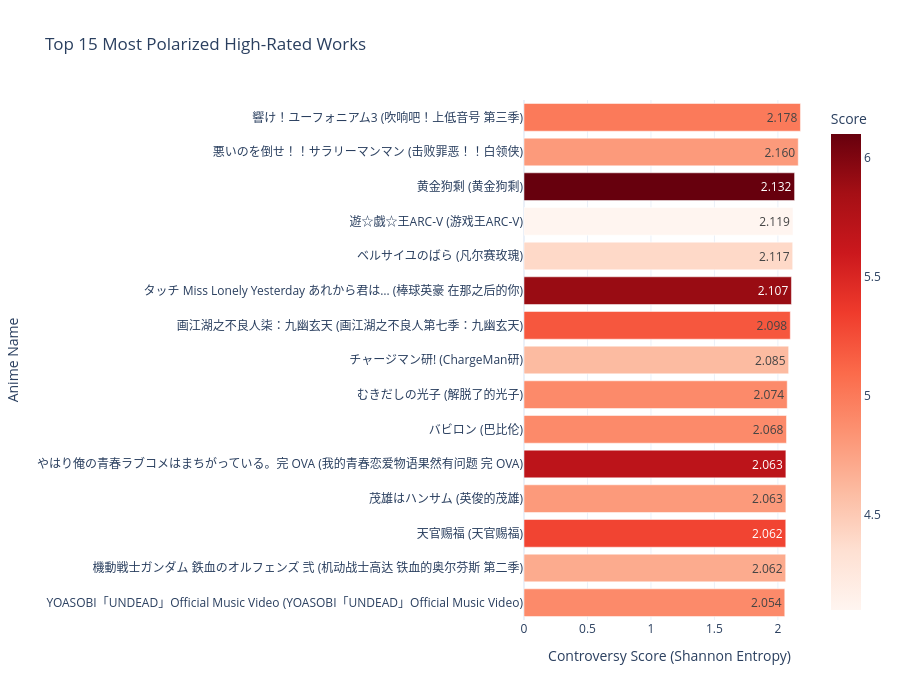

Here is the notebook cell this chart was saved with:
### Markdown cell above
绘制争议度前十五排行榜的条形图，看看那些触发“粉黑大战”作品的案例。

### Code cell
def plot_top_15_polarized(df):
    
    top_15 = df.nlargest(15, 'controversy_score')
    fig = px.bar(
        top_15, 
        x="controversy_score", 
        y="display_name",
        orientation='h',
        color="score", # color respects the level
        color_continuous_scale="Reds",
        title="Top 15 Most Polarized High-Rated Works",
        labels={
            "controversy_score": "Controversy Score (Shannon Entropy)", 
            "display_name": "Anime Name",
            "score": "Score"
        },
        text_auto='.3f' # show the controversy score on the graph
    )

    fig.update_layout(
        yaxis={'categoryorder':'total ascending'}, # Controversy score ranked from highest to lowest
        template="plotly_white",
        height=700
    )
    fig.show()

plot_top_15_polarized(df)

### Figure 1 — Plotly figure (JSON) as saved in the notebook; plotly's stock layout.template omitted (floating-point values rounded to 4 significant figures)
{"data": [{"hovertemplate": "Controversy Score (Shannon Entropy)=%{x}<br>Anime Name=%{y}<br>Score=%{marker.color}<extra></extra>", "legendgroup": "", "marker": {"color": [5.0, 4.8, 6.1, 4.1, 4.4, 5.9, 5.2, 4.6, 4.9, 4.9, 5.7, 4.8, 5.3, 4.7, 4.9], "coloraxis": "coloraxis", "pattern": {"shape": ""}}, "name": "", "orientation": "h", "showlegend": false, "textposition": "auto", "texttemplate": "%{x:.3f}", "type": "bar", "x": [2.178, 2.16, 2.132, 2.119, 2.117, 2.107, 2.098, 2.085, 2.074, 2.068, 2.063, 2.063, 2.062, 2.062, 2.054], "xaxis": "x", "y": ["響け！ユーフォニアム3 (吹响吧！上低音号 第三季)", "悪いのを倒せ！！サラリーマンマン (击败罪恶！！白领侠)", "黄金狗剩 (黄金狗剩)", "遊☆戯☆王ARC-V (游戏王ARC-V)", "ベルサイユのばら (凡尔赛玫瑰)", "タッチ Miss Lonely Yesterday あれから君は… (棒球英豪 在那之后的你)", "画江湖之不良人柒：九幽玄天 (画江湖之不良人第七季：九幽玄天)", "チャージマン研! (ChargeMan研)", "むきだしの光子 (解脱了的光子)", "バビロン (巴比伦)", "やはり俺の青春ラブコメはまちがっている。完 OVA (我的青春恋爱物语果然有问题 完 OVA)", "茂雄はハンサム (英俊的茂雄)", "天官赐福 (天官赐福)", "機動戦士ガンダム 鉄血のオルフェンズ 弐 (机动战士高达 铁血的奥尔芬斯 第二季)", "YOASOBI「UNDEAD」Official Music Video (YOASOBI「UNDEAD」Official Music Video)"], "yaxis": "y"}], "layout": {"barmode": "relative", "coloraxis": {"colorbar": {"title": {"text": "Score"}}, "colorscale": [[0, "rgb(255,245,240)"], [0.125, "rgb(254,224,210)"], [0.25, "rgb(252,187,161)"], [0.375, "rgb(252,146,114)"], [0.5, "rgb(251,106,74)"], [0.625, "rgb(239,59,44)"], [0.75, "rgb(203,24,29)"], [0.875, "rgb(165,15,21)"], [1, "rgb(103,0,13)"]]}, "height": 700, "legend": {"tracegroupgap": 0}, "title": {"text": "Top 15 Most Polarized High-Rated Works"}, "xaxis": {"anchor": "y", "domain": [0, 1], "title": {"text": "Controversy Score (Shannon Entropy)"}}, "yaxis": {"anchor": "x", "categoryorder": "total ascending", "domain": [0, 1], "title": {"text": "Anime Name"}}}}
